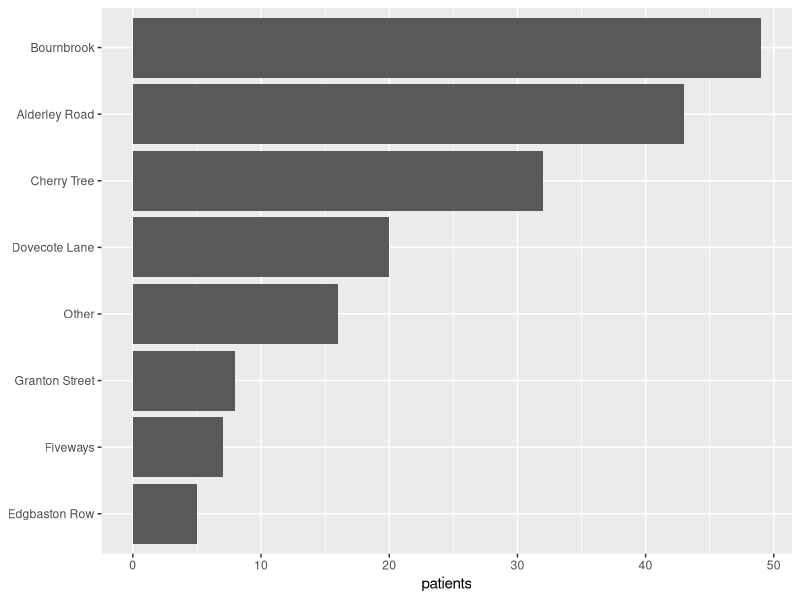
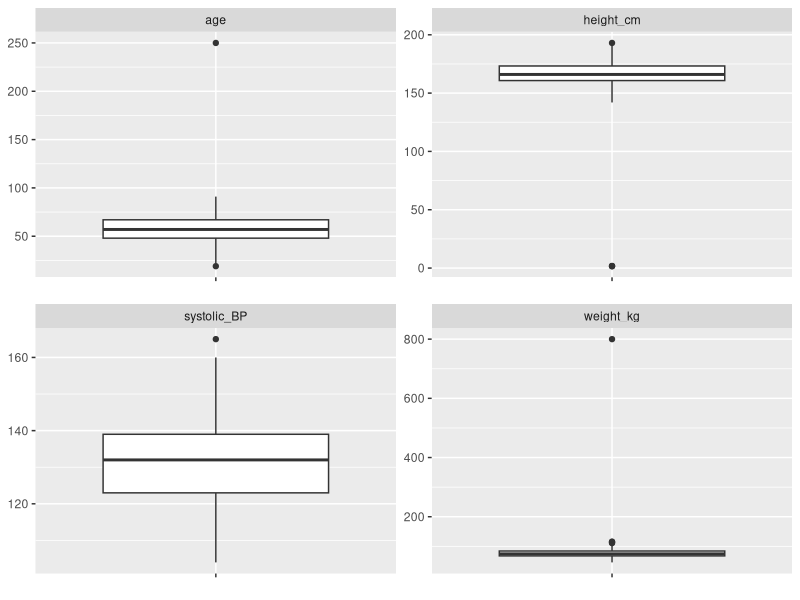
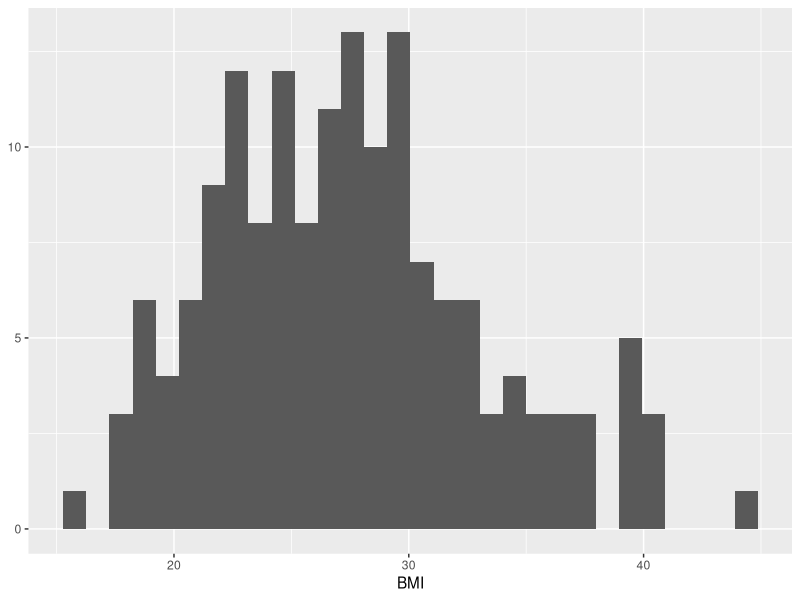

Recreate these plots in R, in order.
## ---- chunk 1
#| message: false
#| warning: false
library(dplyr)
library(tidyr)
library(readr)
library(ggplot2)
library(stringr)
library(forcats)
library(fastDummies)

gp <- read_csv("data/clinic_extract.csv", show_col_types = FALSE)
dim(gp)
## ---- chunk 2
first10 <- gp |> slice_head(n = 10)

encoded <- dummy_cols(
  first10,
  select_columns = c("patient_id", "GP_practice"),
  remove_selected_columns = TRUE
)

sum(str_detect(names(encoded), "^patient_id_"))
sum(str_detect(names(encoded), "^GP_practice_"))
## ---- chunk 3
#| fig-height: 2.6
gp |> count(GP_practice, sort = TRUE)

gp |>
  count(GP_practice) |>
  ggplot(aes(x = fct_reorder(GP_practice, n), y = n)) +
  geom_col() +
  coord_flip() +
  labs(x = NULL, y = "patients")

before <- ncol(dummy_cols(gp, select_columns = "GP_practice",
                          remove_selected_columns = TRUE))

gp <- gp |>
  mutate(GP_practice = fct_lump_min(factor(GP_practice),
                                    min = 10,
                                    other_level = "Other"))

after <- ncol(dummy_cols(gp, select_columns = "GP_practice",
                         remove_selected_columns = TRUE))
c(before = before, after = after)

levels(gp$GP_practice)
sum(gp$GP_practice == "Other")
## ---- chunk 4
sapply(gp, class)
sum(is.na(gp))

for (col in c("height_cm", "weight_kg", "systolic_BP", "smoking_status")) {
  cat("\n", col, ":\n")
  print(head(sort(table(gp[[col]], useNA = "ifany"), decreasing = TRUE), 8))
}
## ---- chunk 5
na_codes <- c("unknown", "?", "not recorded", "N/A", "-999")

gp <- gp |>
  mutate(across(everything(), ~ if_else(as.character(.x) %in% na_codes,
                                        NA_character_, as.character(.x)))) |>
  mutate(across(c(age, height_cm, weight_kg, systolic_BP), as.numeric)) |>
  mutate(diabetes = as.integer(diabetes))

sum(is.na(gp))
colSums(is.na(gp))
## ---- chunk 6
table(gp$sex)
table(gp$smoking_status, useNA = "ifany")

gp <- gp |>
  mutate(
    sex = case_when(
      str_to_lower(str_trim(sex)) %in% c("male", "m")   ~ "Male",
      str_to_lower(str_trim(sex)) %in% c("female", "f") ~ "Female"
    ),
    smoking_status = str_to_sentence(str_trim(
      str_replace(smoking_status, "ex smoker", "ex-smoker")))
  ) |>
  mutate(smoking_status = str_remove(smoking_status, " smoker$"))

table(gp$sex)
table(gp$smoking_status, useNA = "ifany")
## ---- chunk 7
#| fig-height: 2.4
gp |>
  select(age, height_cm, weight_kg, systolic_BP) |>
  pivot_longer(everything()) |>
  ggplot(aes(x = "", y = value)) +
  geom_boxplot() +
  facet_wrap(~ name, scales = "free") +
  labs(x = NULL, y = NULL)
## ---- chunk 8
gp |> filter(age > 120 | weight_kg > 300 | height_cm < 3) |>
  select(patient_id, age, height_cm, weight_kg)

gp <- gp |>
  mutate(
    height_cm = if_else(height_cm < 3, height_cm * 100, height_cm),
    age       = if_else(age > 120, NA_real_, age),
    weight_kg = if_else(weight_kg > 300, NA_real_, weight_kg)
  )

summary(gp$height_cm)
## ---- chunk 9
#| fig-height: 2.4
gp <- gp |>
  mutate(BMI = weight_kg / (height_cm / 100)^2)

summary(gp$BMI)

ggplot(gp, aes(x = BMI)) +
  geom_histogram(bins = 30) +
  labs(y = NULL)

sum(is.na(gp$BMI))
